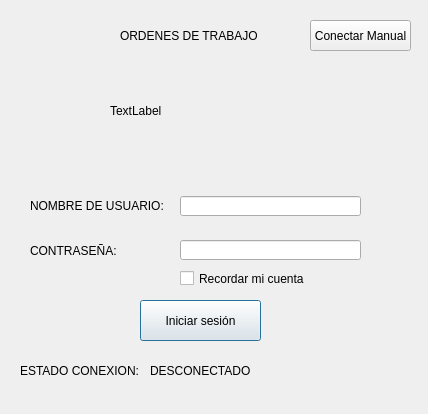
<?xml version="1.0" encoding="UTF-8"?>
<ui version="4.0">
 <class>Dialog</class>
 <widget class="QDialog" name="Dialog">
  <property name="geometry">
   <rect>
    <x>0</x>
    <y>0</y>
    <width>428</width>
    <height>414</height>
   </rect>
  </property>
  <property name="windowTitle">
   <string>Iniciar Sesión</string>
  </property>
  <widget class="QLineEdit" name="txt_contra">
   <property name="geometry">
    <rect>
     <x>180</x>
     <y>240</y>
     <width>181</width>
     <height>20</height>
    </rect>
   </property>
   <property name="focusPolicy">
    <enum>Qt::StrongFocus</enum>
   </property>
  </widget>
  <widget class="QLabel" name="lb_conexion">
   <property name="geometry">
    <rect>
     <x>150</x>
     <y>360</y>
     <width>211</width>
     <height>21</height>
    </rect>
   </property>
   <property name="styleSheet">
    <string notr="true">font: 10pt &quot;Times New Roman&quot;;</string>
   </property>
   <property name="text">
    <string>DESCONECTADO</string>
   </property>
  </widget>
  <widget class="QPushButton" name="btn_iniciar">
   <property name="geometry">
    <rect>
     <x>140</x>
     <y>300</y>
     <width>121</width>
     <height>41</height>
    </rect>
   </property>
   <property name="focusPolicy">
    <enum>Qt::TabFocus</enum>
   </property>
   <property name="text">
    <string>Iniciar sesión</string>
   </property>
  </widget>
  <widget class="QLineEdit" name="txt_usuario">
   <property name="geometry">
    <rect>
     <x>180</x>
     <y>196</y>
     <width>181</width>
     <height>20</height>
    </rect>
   </property>
  </widget>
  <widget class="QPushButton" name="btn_manual">
   <property name="geometry">
    <rect>
     <x>310</x>
     <y>20</y>
     <width>101</width>
     <height>31</height>
    </rect>
   </property>
   <property name="focusPolicy">
    <enum>Qt::NoFocus</enum>
   </property>
   <property name="text">
    <string>Conectar Manual</string>
   </property>
  </widget>
  <widget class="QLabel" name="label_3">
   <property name="geometry">
    <rect>
     <x>120</x>
     <y>0</y>
     <width>181</width>
     <height>71</height>
    </rect>
   </property>
   <property name="styleSheet">
    <string notr="true">font: 75 12pt &quot;Times New Roman&quot;;</string>
   </property>
   <property name="text">
    <string>ORDENES DE TRABAJO</string>
   </property>
  </widget>
  <widget class="QLabel" name="label_2">
   <property name="geometry">
    <rect>
     <x>30</x>
     <y>240</y>
     <width>111</width>
     <height>21</height>
    </rect>
   </property>
   <property name="styleSheet">
    <string notr="true">font: 10pt &quot;Times New Roman&quot;;</string>
   </property>
   <property name="text">
    <string>CONTRASEÑA:</string>
   </property>
  </widget>
  <widget class="QLabel" name="label">
   <property name="geometry">
    <rect>
     <x>30</x>
     <y>190</y>
     <width>141</width>
     <height>31</height>
    </rect>
   </property>
   <property name="styleSheet">
    <string notr="true">font: 10pt &quot;Times New Roman&quot;;</string>
   </property>
   <property name="text">
    <string>NOMBRE DE USUARIO:</string>
   </property>
  </widget>
  <widget class="QLabel" name="lb_logo">
   <property name="geometry">
    <rect>
     <x>110</x>
     <y>70</y>
     <width>191</width>
     <height>81</height>
    </rect>
   </property>
   <property name="text">
    <string>TextLabel</string>
   </property>
   <property name="scaledContents">
    <bool>true</bool>
   </property>
  </widget>
  <widget class="QLabel" name="label_5">
   <property name="geometry">
    <rect>
     <x>20</x>
     <y>360</y>
     <width>121</width>
     <height>21</height>
    </rect>
   </property>
   <property name="styleSheet">
    <string notr="true">font: 10pt &quot;Times New Roman&quot;;</string>
   </property>
   <property name="text">
    <string>ESTADO CONEXION:</string>
   </property>
  </widget>
  <widget class="QCheckBox" name="checkBox">
   <property name="geometry">
    <rect>
     <x>180</x>
     <y>270</y>
     <width>181</width>
     <height>17</height>
    </rect>
   </property>
   <property name="focusPolicy">
    <enum>Qt::NoFocus</enum>
   </property>
   <property name="text">
    <string>Recordar mi cuenta</string>
   </property>
  </widget>
 </widget>
 <resources/>
 <connections/>
</ui>
